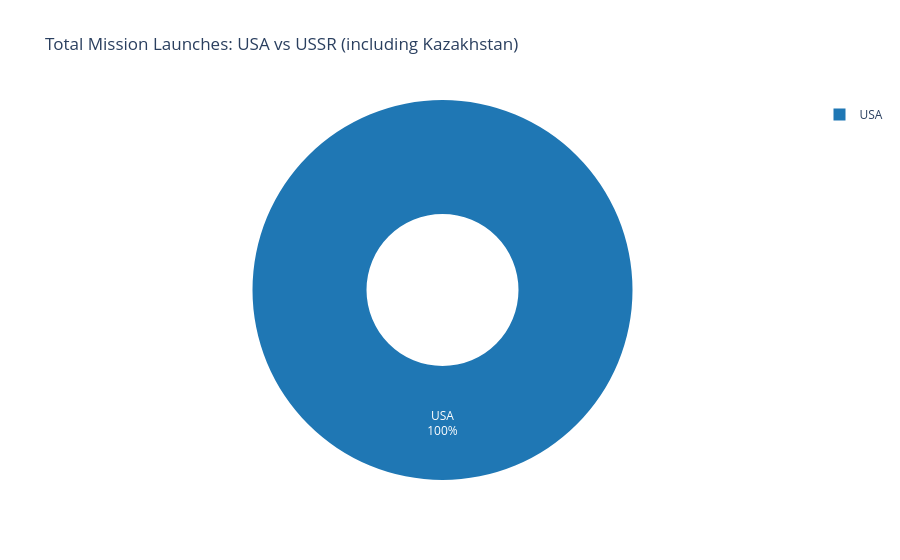

This figure's notebook cell:
### Code cell
fig = px.pie(launch_count, 
             values='Total_Launches', 
             names='Entity', 
             title='Total Mission Launches: USA vs USSR (including Kazakhstan)',
             color_discrete_sequence=['#1f77b4', '#d62728'], # Blue for USA, Red for USSR
             hole=0.4) # Donut style chart

fig.update_traces(textinfo='percent+label')
fig.show()

### Figure 1 — Plotly figure (JSON) as saved in the notebook; plotly's stock layout.template omitted (floating-point values rounded to 4 significant figures)
{"data": [{"domain": {"x": [0, 1], "y": [0, 1]}, "hole": 0.4, "hovertemplate": "Entity=%{label}<br>Total_Launches=%{value}<extra></extra>", "labels": ["USA"], "legendgroup": "", "name": "", "showlegend": true, "textinfo": "percent+label", "type": "pie", "values": [1347]}], "layout": {"legend": {"tracegroupgap": 0}, "piecolorway": ["#1f77b4", "#d62728"], "title": {"text": "Total Mission Launches: USA vs USSR (including Kazakhstan)"}}}
